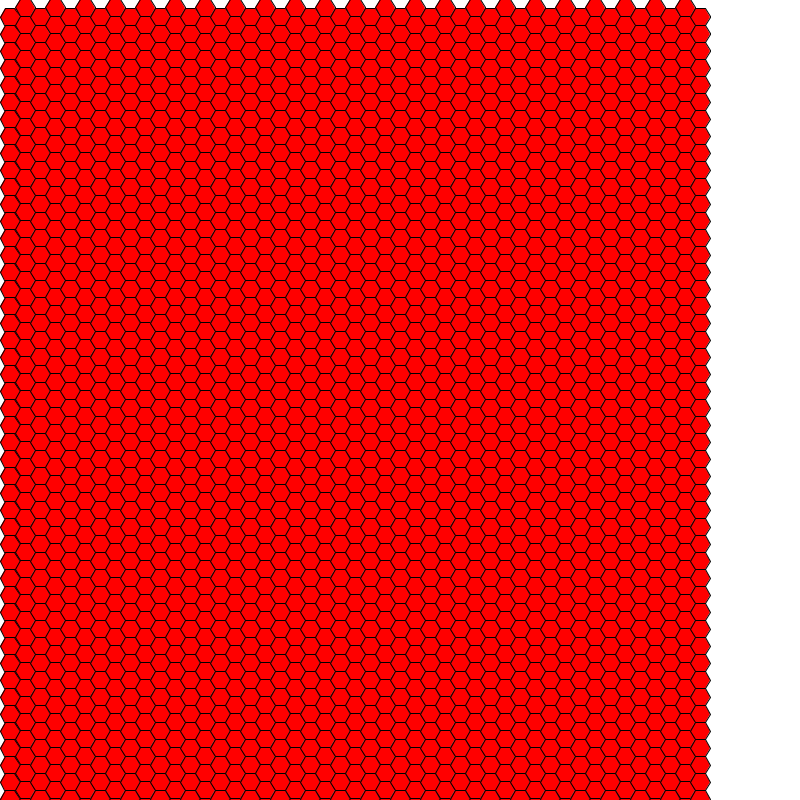
Frame 1 (no input)
Frame 60 (the mouse pressed at the canvas centre just before this capture): identical to frame 1, image omitted
Frame 120 (the mouse held since frame 60 and released just before this capture): identical to frame 1, image omitted

The Processing sketch that drew this single still picture (run headless with seeded random() and noise(); from frame 60 on, the mouse is pressed at the canvas centre):

// Processing sketch: snowflake
// ── snowflake.pde
HexGrid GRID;

void setup() {
  size(800, 800);
  background(255);

  stroke(0);
  fill(255, 0, 0);

  GRID = new HexGrid(10);
}

void draw() {
  background(255);

  GRID.draw();
}

// ── hexGrid.pde
class HexGrid {
  Hexagon[][] cells;

  HexGrid(float radius) {
    int cols = int(width/(sqrt(3)*radius))+1;
    int rows = int(height/((radius*3)/2));
    print("Cols, Rows: " + cols + ", " + rows + "\n");
    cells = new Hexagon[cols][rows];

    int initX = int(radius); //<>//
    int initY = int(sqrt(3)*radius);

    for (int i = 0, x = initX, y = initY; 
      i < cols; 
      i++, x += (radius*3/2), y = i%2 ==1? int(radius*sqrt(3)/2):int(sqrt(3)*radius)) {
      for (int j = 0; j < rows; j++) {
        cells[i][j] = new Hexagon(x, y, radius);
        y += radius*sqrt(3);
      }
    }
  }

  void draw() {
    for (int i = 0; i < cells.length; i++) {
      for (int j = 0; j < cells[i].length; j++) {
        cells[i][j].draw();
      } //<>//
    }
  }
}

// ── hexagon.pde
class Hexagon {
  PVector center;
  float radius;
  boolean state = false;

  Hexagon(float x, float y, float size) {
    center = new PVector(x, y);
    radius = size;
  }

  void draw() {
    beginShape();
      for (float i = 0; i < TWO_PI; i += TWO_PI/6) {
      float x = center.x + cos(i) * radius;
      float y = center.y + sin(i) * radius;
      vertex(x, y);
    }
    endShape(CLOSE);
  }
}
